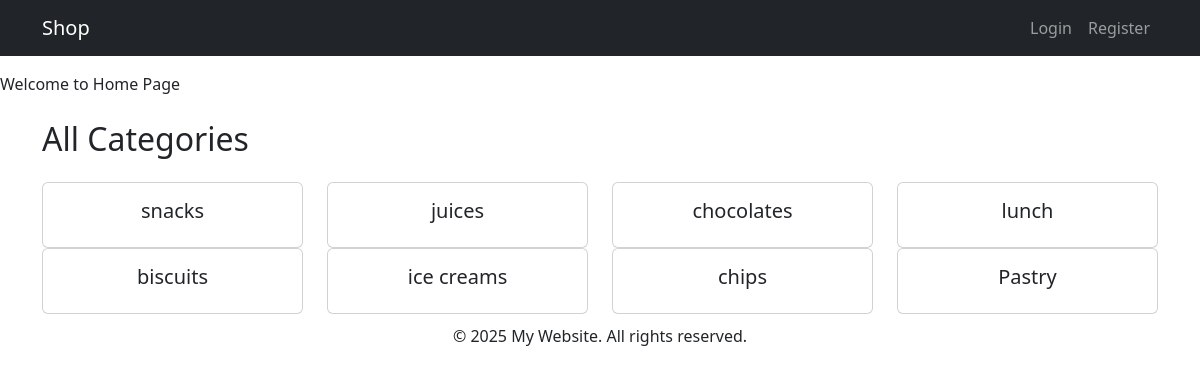
The page / on the database its author committed.
### backend/models.py (models this page shows, shortened)
class Category(models.Model):
    id=models.BigAutoField(primary_key=True)
    name=models.CharField(max_length=255)
    class Meta:
        db_table='category'

### frontend/views.py (the view, shortened to what this page needs)
# urls.py: 2. Add a URL to urlpatterns:  path('', views.home, name='home')
def home(request):
    user = request.user
    data = {}
    if user.is_authenticated:
        cart_items = Cart.objects.filter(custom_user=user)
        grand_total = Cart.grand_total(customer_id=user.id)
        data['cart_items'] = cart_items
        data['grand_total'] = grand_total
        data['cart_count'] = cart_items.count()
    else:
        data['cart_items'] = []
        data['grand_total'] = 0
        data['cart_count'] = 0
    categories = Category.objects.prefetch_related('products').all()
    data['categories'] = categories
    category_name = request.GET.get('category')  # e.g., "Women"
    data['category_present'] = False
    return render(request, 'frontend/home.html', data)

### frontend/templates/frontend/home.html (shortened to what this page needs)
{% extends 'frontend/layout/app.html' %}
{% block content %}
Welcome to Home Page
<div class="container mt-4">
  <h2 class="mb-4">All Categories</h2>
  <div class="row">
    {% for category in categories %}
      <div class="col-md-3">
        <a href="?category={{ category.name }}" class="text-decoration-none">
          <div class="card text-center">
            <div class="card-body">
              <h5 class="card-title">{{ category.name }}</h5>
            </div>
          </div>
        </a>
      </div>
    {% endfor %}
  </div>
</div>
{% endblock %}

### rows shown on the page
Category: name "snacks"
Category: name "juices"
Category: name "chocolates"
Category: name "lunch"
Category: name "biscuits"
Category: name "ice creams"
Category: name "chips"
Category: name "Pastry"
